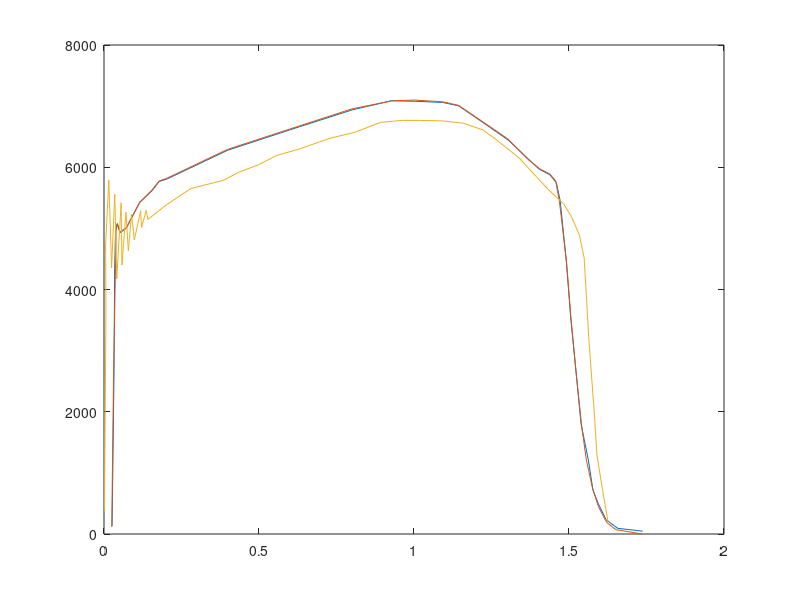

The MATLAB source for this figure: (Note: this script raises an error after producing the figure.)
% thrust curve analysis 

close all
clear;
clc

tc_engine = [  0.025 115.206
   0.031 2678.532
   0.037 4349.015
   0.039 4968.246
   0.043 5083.451
   0.052 4939.444
   0.072 5011.448
   0.116 5429.069
   0.153 5616.278
   0.178 5774.686
   0.202 5817.888
   0.399 6293.111
   0.599 6624.328
   0.8 6955.544
   0.928 7085.15
   1.002 7099.551
   1.093 7070.75
   1.143 7013.147
   1.198 6825.938
   1.302 6465.92
   1.37 6120.303
   1.405 5976.296
   1.438 5889.891
   1.457 5774.686
   1.469 5443.469
   1.492 4449.82
   1.506 3556.976
   1.521 2736.135
   1.541 1756.887
   1.556 1209.66
   1.576 748.837
   1.595 446.422
   1.622 187.209
   1.651 72.004
   1.736 0.0]


aerotech_plot = [0.00128643	365.9802202
0.006432208	3706.52525
0.005145778	4711.025161
0.015437393	5793.392779
0.02444252	4352.83164
0.034734135	5559.788231
0.041166343	4173.734701
0.055317306	5419.625503
0.057890224	4399.552549
0.070754699	5263.889375
0.078473396	4633.157097
0.088765011	5232.741865
0.097770196	4812.253679
0.118353309	5287.24983
0.120926286	5014.711072
0.136363679	5295.036529
0.141509398	5147.087101
0.2019726	5388.478348
0.280445937	5653.23005
0.329331094	5715.524715
0.384648341	5785.606079
0.434819869	5917.982108
0.499142419	6042.571081
0.555746155	6190.520509
0.630360262	6299.536084
0.731989688	6478.633022
0.809176654	6572.074841
0.892795946	6735.598025
0.962264215	6766.745179
1.017581463	6766.745179
1.09090908	6758.958479
1.159090979	6720.024269
1.222126922	6611.008695
1.268439102	6439.698812
1.339193978	6151.586656
1.394511225	5847.900744
1.434391079	5629.869595
1.481989865	5404.052104
1.507718697	5193.808011
1.533447764	4890.122099
1.548885157	4516.354823
1.56432255	3161.448447
1.582332921	1923.344346
1.590051617	1292.612067
1.609348359	685.2402437
1.626072123	194.6706939
]

tc_plot =[0.026123011	130.2322719
0.032342794	2641.860134
0.034318587	4344.185686
0.037318587	4958.139589
0.042294437	5069.767494
0.052246022	4930.232613
0.072149306	5004.651358
0.114443686	5423.256002
0.155494132	5618.604835
0.177885284	5767.4419
0.20152037	5804.65106
0.399308881	6279.069656
0.600829251	6613.953371
0.801105744	6939.534903
0.92798894	7088.371967
1.005113982	7079.069784
1.092190723	7060.464991
1.144436745	7004.651039
1.197926644	6818.604814
1.303662792	6446.511514
1.373324003	6111.627799
1.405666854	5962.790734
1.438009706	5879.069805
1.459156753	5748.837107
1.471596434	5451.162978
1.491499605	4455.813591
1.505183162	3553.488593
1.520110597	2790.697625
1.538769891	1804.650847
1.56240492	1209.302588
1.577332355	716.2787732
1.594747771	493.0229632
1.619626677	232.5584193
1.656945265	93.02353805
1.737802279	46.5113432
]

figure
plot(tc_plot(:,1),tc_plot(:,2))
hold on
plot(tc_engine(:,1),tc_engine(:,2))
plot(aerotech_plot(:,1),aerotech_plot(:,2))



figure
for i = 1:height(tc_engine)
    x = tc_engine(i,1);
    y = tc_engine(i,2);
    scatter(x,y,'filled',MarkerFaceColor='blue')
    hold on
end

for i = 1:height(aerotech_plot)
    x = aerotech_plot(i,1);
    y = aerotech_plot(i,2);
    scatter(x,y,'filled',MarkerFaceColor='red')
    hold on
end


for i = 1:height(tc_plot)
    x = tc_plot(i,1);
    y = tc_plot(i,2);
    scatter(x,y,'filled',MarkerFaceColor='cyan')
    hold on
end
